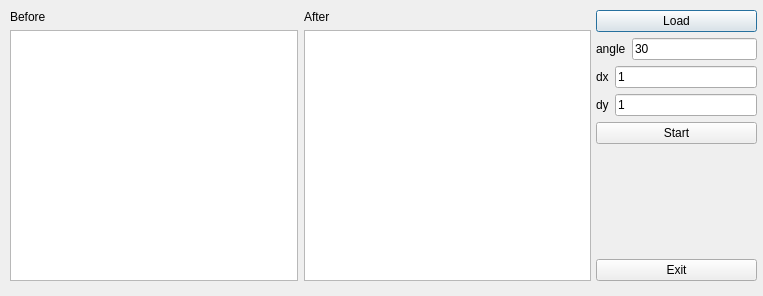
<?xml version="1.0" encoding="UTF-8"?>
<ui version="4.0">
 <class>Dialog</class>
 <widget class="QDialog" name="Dialog">
  <property name="geometry">
   <rect>
    <x>0</x>
    <y>0</y>
    <width>763</width>
    <height>296</height>
   </rect>
  </property>
  <property name="windowTitle">
   <string>Dialog</string>
  </property>
  <widget class="QWidget" name="layoutWidget">
   <property name="geometry">
    <rect>
     <x>596</x>
     <y>10</y>
     <width>161</width>
     <height>271</height>
    </rect>
   </property>
   <layout class="QVBoxLayout" name="verticalLayout_8">
    <item>
     <layout class="QVBoxLayout" name="verticalLayout">
      <item>
       <widget class="QPushButton" name="pushButtonLoad">
        <property name="text">
         <string>Load</string>
        </property>
       </widget>
      </item>
      <item>
       <layout class="QHBoxLayout" name="horizontalLayout">
        <item>
         <widget class="QLabel" name="label">
          <property name="text">
           <string>angle</string>
          </property>
         </widget>
        </item>
        <item>
         <widget class="QLineEdit" name="lineEditAngle">
          <property name="text">
           <string>30</string>
          </property>
         </widget>
        </item>
       </layout>
      </item>
      <item>
       <layout class="QHBoxLayout" name="horizontalLayout_3">
        <item>
         <widget class="QLabel" name="label_4">
          <property name="text">
           <string>dx</string>
          </property>
         </widget>
        </item>
        <item>
         <widget class="QLineEdit" name="lineEditdx">
          <property name="text">
           <string>1</string>
          </property>
         </widget>
        </item>
       </layout>
      </item>
      <item>
       <layout class="QHBoxLayout" name="horizontalLayout_4">
        <item>
         <widget class="QLabel" name="label_5">
          <property name="text">
           <string>dy</string>
          </property>
         </widget>
        </item>
        <item>
         <widget class="QLineEdit" name="lineEditdy">
          <property name="text">
           <string>1</string>
          </property>
         </widget>
        </item>
       </layout>
      </item>
      <item>
       <widget class="QPushButton" name="pushButtonStart">
        <property name="text">
         <string>Start</string>
        </property>
       </widget>
      </item>
     </layout>
    </item>
    <item>
     <spacer name="verticalSpacer">
      <property name="orientation">
       <enum>Qt::Vertical</enum>
      </property>
      <property name="sizeHint" stdset="0">
       <size>
        <width>20</width>
        <height>40</height>
       </size>
      </property>
     </spacer>
    </item>
    <item>
     <widget class="QPushButton" name="pushButtonExit">
      <property name="text">
       <string>Exit</string>
      </property>
     </widget>
    </item>
   </layout>
  </widget>
  <widget class="QWidget" name="layoutWidget">
   <property name="geometry">
    <rect>
     <x>10</x>
     <y>10</y>
     <width>581</width>
     <height>271</height>
    </rect>
   </property>
   <layout class="QHBoxLayout" name="horizontalLayout_2">
    <item>
     <layout class="QVBoxLayout" name="verticalLayout_2">
      <item>
       <widget class="QLabel" name="label_2">
        <property name="text">
         <string>Before</string>
        </property>
       </widget>
      </item>
      <item>
       <widget class="QGraphicsView" name="graphicsViewBefore"/>
      </item>
     </layout>
    </item>
    <item>
     <layout class="QVBoxLayout" name="verticalLayout_3">
      <item>
       <widget class="QLabel" name="label_3">
        <property name="text">
         <string>After</string>
        </property>
       </widget>
      </item>
      <item>
       <widget class="QGraphicsView" name="graphicsViewAfter"/>
      </item>
     </layout>
    </item>
   </layout>
  </widget>
 </widget>
 <resources/>
 <connections/>
</ui>
